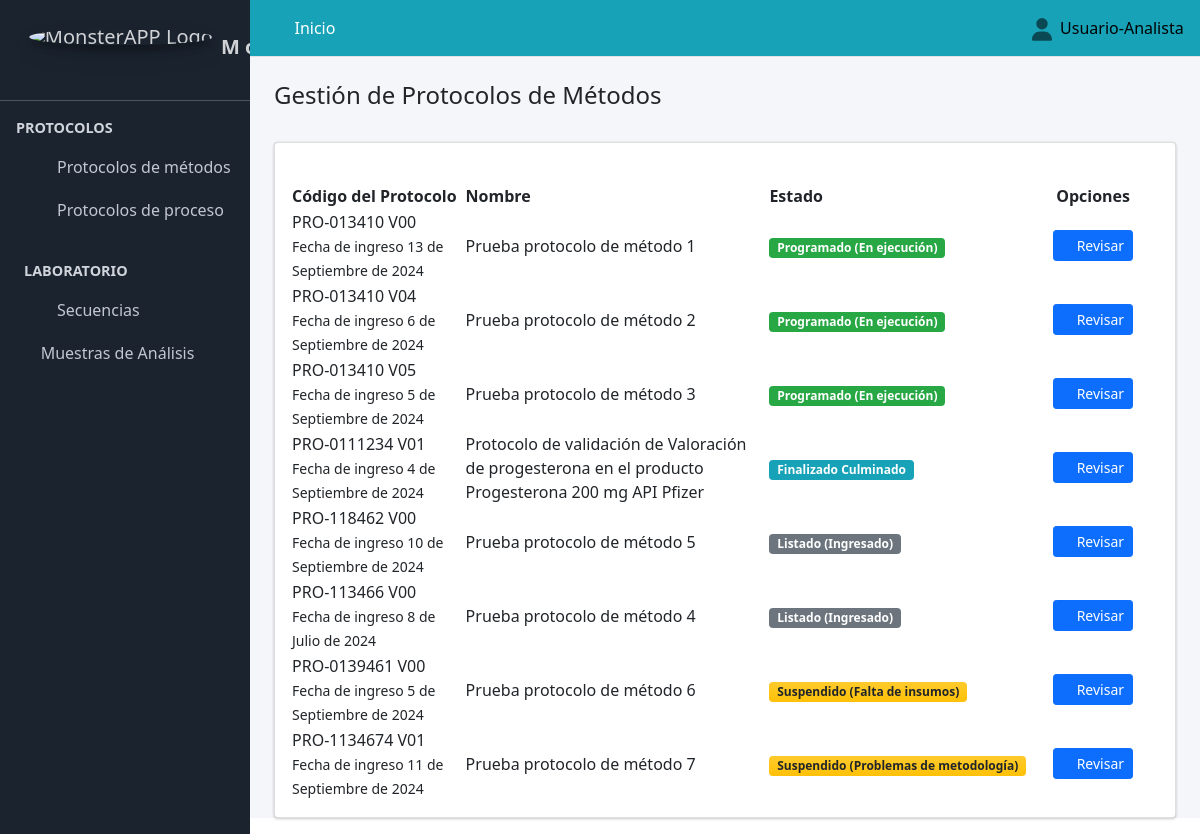
/protocolo_metodos/ (signed in), run on the app's committed database.
### Aplicaciones/Protocolo_Metodos/models.py (models this page shows, shortened)
class Protocolos(models.Model):
     fecha_ingreso=models.DateField(verbose_name="Fecha de Registro", null=True, blank=False, help_text=u"AAAA/MM/DD")
     codigo=models.CharField(max_length=90, verbose_name="Código Protocolo", null=True, blank=False, unique=True)
     nombre=models.CharField(max_length=250, verbose_name="Título_del_Protocolo",  null=True, blank=False, unique=True)
     ensayo=models.ForeignKey(to=Ensayo, on_delete=models.CASCADE, verbose_name="Ensayo", null=True, blank=False)
     metodo=models.ForeignKey(to=Metodo, on_delete=models.CASCADE, verbose_name="Metodo de referencia", null=True, blank=False)
     celda=models.ForeignKey(to=Celda, on_delete=models.CASCADE, verbose_name="Celda", null=True, blank=False)
     muestras_y_Placebos=models.ManyToManyField(Muestras_y_Placebos, blank=False)
     metodologia=models.ForeignKey(Metodologia, on_delete=models.CASCADE, verbose_name="metodologia", null=True, blank=False,  max_length=90)
     parametro=models.ManyToManyField(to=Parametro, blank=False, related_name="parametro")
     Insumos_del_Proceso=models.ManyToManyField(to=Viabilidad)
     cliente=models.ForeignKey(to=Cliente, on_delete=models.CASCADE, verbose_name="Cliente", null=True, blank=False)
     estado_protocolo=models.ForeignKey(to=EstadoProtocolo, on_delete=models.CASCADE, verbose_name="Estado Protocolo", null=True, blank=False)
     class Condicion(models.TextChoices):
        ACTIVO = "Activo", "ACTIVO"
        PASIVO = "Pasivo", "PASIVO"
     condicion=models.CharField(max_length=90, choices=Condicion.choices, default=Condicion.ACTIVO, verbose_name="Condicion")
     observaciones=models.CharField(max_length=250, verbose_name="Observaciones",  null=True, blank=False)
     fecha_final=models.DateField(verbose_name="Fecha de Finalización", null=True, blank=True,default=datetime.datetime.now)

class EstadoProtocolo(models.Model):
    estado_protocolos=models.CharField(verbose_name="Estado Protocolos", max_length=90)
    estado_motivo=models.CharField(verbose_name="Motivo del estado", max_length=90, blank=True, null=False, unique=True)
    class Condicion(models.TextChoices):
        ACTIVO = "Activo", "ACTIVO"
        PASIVO = "Pasivo", "PASIVO"
    condicion=models.CharField(max_length=90, choices=Condicion.choices, default=Condicion.ACTIVO, verbose_name="Condicion")
    def estado_protocolo(self):
        return "{} {}".format(self.estado_protocolos, self.estado_motivo)
    def __str__(self):
        return str(self.estado_protocolo())

### Aplicaciones/Protocolo_Metodos/views.py (the view)
# urls.py: path("protocolo_metodos/",views.protocolo_metodos, name="protocolo_metodos"),
@login_required
def protocolo_metodos(request):
    titulo = "Protocolo de Métodos"
    protocolo_metodos=Protocolos.objects.all()
    context = {
        "titulo": titulo,
        "protocolo_metodos": protocolo_metodos,
        "crear_metodologia":crear_metodologia,
    }
    return render(request, "protocolo_metodos/protocolo_metodos.html", context)

### SISTEMA_ANALITICO/templates/protocolo_metodos/protocolo_metodos.html (shortened to what this page needs)
{% extends "partial/body.html" %}
{% block contenido %}
<link href="https://unpkg.com/gijgo@1.9.14/css/gijgo.min.css" rel="stylesheet" type="text/css" />
<div class="container-fluid">
  <div class="pagetitle"><br>
    <h4 class="">Gestión de Protocolos de Métodos</h4><br>
  </div>
  <div class="card">
    <div class="container-fluid">
        <div class="row">
          <div class="col-md-6"> <br>
              </div>
              <div class="col-md-6">
                <br>
          </div>
          </div>
    </div>
      <div class="card-body table-responsive">
        <table id="example3" class="display" style="width:100%">
          <thead class="">
            <tr>
            <th style="width: 20%">
            Código del Protocolo
            </th>
            <th style="width: 35%">
            Nombre
            </th>
              <th style="width: 8%" class="text-left">
            Estado
            </th>
            <th class="all text-center">
              Opciones
            </th>
            </tr>
            </thead>
            <tbody id="myTable">
              {% for p in protocolo_metodos %}
              {% if p.condicion == "Activo" and p.estado_protocolo.id != 7  %}
            <tr>
            <td>
            <a>
            {{p.codigo}}
            </a>
            <br>
            <small>
            Fecha de ingreso {{p.fecha_ingreso}}
            </small>
            </td>
            <td>
              {{p.nombre}}
            </td>
            <td class="project-state">
              {% if p.estado_protocolo.id == 5  %}
            <span class="badge badge-secondary">{{p.estado_protocolo}}</span>
            {% endif %}
            {% if p.estado_protocolo.id == 6  %}
            <span class="badge badge-info">{{p.estado_protocolo}}</span>
            {% endif %}
            {% if p.estado_protocolo.id == 2 or p.estado_protocolo.id == 3 or p.estado_protocolo.id == 4 %}
            <span class="badge bg-gradient-warning text-body" >{{p.estado_protocolo}}</span>
            {% endif %}
            {% if p.estado_protocolo.id == 1 %}
            <span class="badge badge-success">{{p.estado_protocolo}}</span>
            {% endif %}
            </td>
            <td class="all text-center">
            <a class="btn btn-primary btn-sm" href="{% url 'revisar_protocolo_metodos' p.id %}">
            <i class="fas fa-folder">
            </i> Revisar
            </a>
            </td>
            </tr>
             {% endif %}
            {% endfor %}
            </tbody>
        </table>
        <link href="https://cdn.datatables.net/v/dt/jq-3.7.0/dt-2.0.3/b-3.0.1/b-html5-3.0.1/date-1.5.2/sl-2.0.0/datatables.min.css" rel="stylesheet">
        </div>
      </div>
    </div>
</div>
<link href="https://cdn.datatables.net/v/dt/jq-3.7.0/dt-2.0.3/b-3.0.1/b-html5-3.0.1/date-1.5.2/sl-2.0.0/datatables.min.css" rel="stylesheet">
{% endblock contenido %}

### SISTEMA_ANALITICO/templates/partial/body.html (shortened to what this page needs)
{% load static %}
{% load bootstrap5 %}
<!DOCTYPE html>
<html lang="en" dir="ltr">
  <head>
<link rel="stylesheet" href="https://maxcdn.bootstrapcdn.com/bootstrap/4.4.1/css/bootstrap.min.css">
<link rel="stylesheet" href="https://cdn.jsdelivr.net/npm/bootstrap@5.1.3/dist/css/bootstrap.min.css" />
<link rel="stylesheet" href="https://cdn.jsdelivr.net/npm/select2@4.0.13/dist/css/select2.min.css" />
<link rel="stylesheet" href="https://cdn.jsdelivr.net/npm/select2-bootstrap-5-theme@1.3.0/dist/select2-bootstrap-5-theme.min.css" />
<link rel="stylesheet" href="https://cdn.jsdelivr.net/npm/select2-bootstrap-5-theme@1.3.0/dist/select2-bootstrap-5-theme.rtl.min.css" />
  <link rel="stylesheet" href="	https://cdn.jsdelivr.net/npm/bootstrap@5.2.3/dist/css/bootstrap.min.css">
  <link rel="stylesheet" href="{% static 'plugins/fontawesome-free/css/all.min.css' %}">
  <link rel="stylesheet" href="{% static 'plugins/tempusdominus-bootstrap-4/css/tempusdominus-bootstrap-4.min.css' %}">
  <link rel="stylesheet" href="{% static 'plugins/icheck-bootstrap/icheck-bootstrap.min.css' %}">
  <link rel="stylesheet" href="{% static 'plugins/jqvmap/jqvmap.min.css' %}">
  <link rel="stylesheet" href="{% static 'dist/css/adminlte.min.css' %}">
  <link rel="stylesheet" href="{% static 'plugins/overlayScrollbars/css/OverlayScrollbars.min.css' %}">
  <link rel="stylesheet" href="{% static 'plugins/daterangepicker/daterangepicker.css' %}">
  <link rel="stylesheet" href="{% static 'plugins/summernote/summernote-bs4.css' %}">
 <link href="https://cdn.jsdelivr.net/npm/select2@4.1.0-rc.0/dist/css/select2.min.css" rel="stylesheet" />
  </head>
  <body class="hold-transition sidebar-mini layout-fixed">
    <div class="wrapper">
      {% include "partial/navbar.html" %}
      {% include "partial/sidebar.html" %}
    <div class="content-wrapper">
      {% include "partial/header.html" %}
      {% block contenido %}{% endblock contenido %}
  </body>
</html>

### SISTEMA_ANALITICO/templates/partial/navbar.html (shortened to what this page needs)
{% load static %}
  <nav class="main-header navbar navbar-expand  navbar-info navbar-light" >
    <ul class="navbar-nav">
      <li class="nav-item">
        <a class="nav-link" data-widget="pushmenu" href="#"><i class="fas fa-bars"></i></a>
      </li>
      {% if user.is_authenticated %}
      <li class="nav-item d-none d-sm-inline-block">
        <a href="{% url 'adm_inicio' %}" class="nav-link text-white">Inicio</a>
      </li>
      {% else %}
      <li class="nav-item d-none d-sm-inline-block">
        <a href="" class="nav-link text-white disabled">Inicio</a>
      </li>
      {% endif %}
    </ul>
    <ul class="navbar-nav ml-auto">
      <li class="nav-item dropdown ">
        <a class="nav-link" data-toggle="dropdown" href="#">
        </a>
        {% if user.is_authenticated %}
      </li>
    </ul>
<h7 class="text-black">{{ user.first_name }}&nbsp;&nbsp;</h7>
{% else %}
<a class="text-black" href="{% url 'sign_in' %}">Iniciar sesión</a>
{% endif %}
  </nav>

### SISTEMA_ANALITICO/templates/partial/sidebar.html (shortened to what this page needs)
{% load static %}
<aside  class="main-sidebar sidebar-dark-primary " style="background-color: #060f1ce9;"><br>
  <a href="{% url 'adm_inicio' %}" class="brand-link nav-link" id="">
    <img src="/static/dist/img/logo-white.jpg" alt="MonsterAPP Logo" class="img-circle brand-image elevation-3 " >
    <span class=""><strong>M o n s t e r  APP</strong><br></span><br>
</a>
  <div class="sidebar">
    <nav class="mt-2">
        <ul class="nav nav-pills nav-sidebar flex-column" data-widget="treeview" role="menu" data-accordion="false">
        <li class="nav-header"><strong>PROTOCOLOS</strong></li>
        <li class="nav-item has-treeview" >
          {% if user.is_authenticated %}
          <a href="" class="nav-link">
            <i class="nav-icon fab fa-leanpub"></i>
            <p>
              Protocolos de métodos
              <i class="fas fa-angle-left "></i>
            </p>
          </a>
          {% endif %}
         <li class="nav-item has-treeview" >
          {% if user.is_authenticated %}
          <a href="" class="nav-link">
            <i class="nav-icon fas fa-capsules"></i>
            <p>
              Protocolos de proceso
              <i class="fas fa-angle-left "></i>
            </p>
          </a>
          {% endif %}
      <li class="nav-header"><strong>LABORATORIO</strong></li>
      {% if user.is_authenticated %}
      <li class="nav-item ">
        <a href="{% url 'chart_js_proceso_secuencias_en_curso' %}" class="nav-link">
          <i class="nav-icon fas fa-sliders-h"></i>
          <p>Secuencias</p><br>
        </a>
      </li>
      {% endif %}
      {% if user.is_authenticated %}
      <li class="nav-item">
        <a href="{% url 'muestras' %}" class="nav-link">
          <i class="fa fa-edit"></i>
          <p>Muestras de Análisis</p>
        </a>
      </li>
      {% endif %}
    </nav>
  </div>
</aside>

### SISTEMA_ANALITICO/templates/partial/header.html (shortened to what this page needs)
{% load static %}
<head>
  {% load static %}
  <link rel="stylesheet" href="{% static 'plugins/fontawesome-free/css/all.min.css' %}">
  <link rel="stylesheet" href="{% static 'plugins/tempusdominus-bootstrap-4/css/tempusdominus-bootstrap-4.min.css' %}">
  <link rel="stylesheet" href="{% static 'plugins/icheck-bootstrap/icheck-bootstrap.min.css' %}">
  <link rel="stylesheet" href="{% static 'plugins/jqvmap/jqvmap.min.css' %}">
  <link rel="stylesheet" href="{% static 'dist/css/adminlte.min.css' %}">
  <link rel="stylesheet" href="{% static 'plugins/overlayScrollbars/css/OverlayScrollbars.min.css' %}">
  <link rel="stylesheet" href="{% static 'plugins/daterangepicker/daterangepicker.css' %}">
  <link rel="stylesheet" href="{% static 'plugins/summernote/summernote-bs4.css' %}">
  <link href="https://cdn.jsdelivr.net/npm/bootstrap@5.0.2/dist/css/bootstrap.min.css" rel="stylesheet">

### SISTEMA_ANALITICO/templates/partial/js.html (shortened to what this page needs)
{% load static %}

### data on the page
Protocolos: codigo "PRO-013410 V00", fecha_ingreso "13 de Septiembre de 2024", nombre "Prueba protocolo de método 1", estado_protocolo "Programado (En ejecución)"
Protocolos: codigo "PRO-013410 V04", fecha_ingreso "6 de Septiembre de 2024", nombre "Prueba protocolo de método 2", estado_protocolo "Programado (En ejecución)"
Protocolos: codigo "PRO-013410 V05", fecha_ingreso "5 de Septiembre de 2024", nombre "Prueba protocolo de método 3", estado_protocolo "Programado (En ejecución)"
Protocolos: codigo "PRO-0111234 V01", fecha_ingreso "4 de Septiembre de 2024", nombre "Protocolo de validación de Valoración de progesterona en el producto Progesterona 200 mg API Pfizer", estado_protocolo "Finalizado Culminado"
Protocolos: codigo "PRO-118462 V00", fecha_ingreso "10 de Septiembre de 2024", nombre "Prueba protocolo de método 5", estado_protocolo "Listado (Ingresado)"
Protocolos: codigo "PRO-113466 V00", fecha_ingreso "8 de Julio de 2024", nombre "Prueba protocolo de método 4", estado_protocolo "Listado (Ingresado)"
Protocolos: codigo "PRO-0139461 V00", fecha_ingreso "5 de Septiembre de 2024", nombre "Prueba protocolo de método 6", estado_protocolo "Suspendido (Falta de insumos)"
Protocolos: codigo "PRO-1134674 V01", fecha_ingreso "11 de Septiembre de 2024", nombre "Prueba protocolo de método 7", estado_protocolo "Suspendido (Problemas de metodología)"

### other printed values
{{ user.first_name }} "Usuario-Analista"
